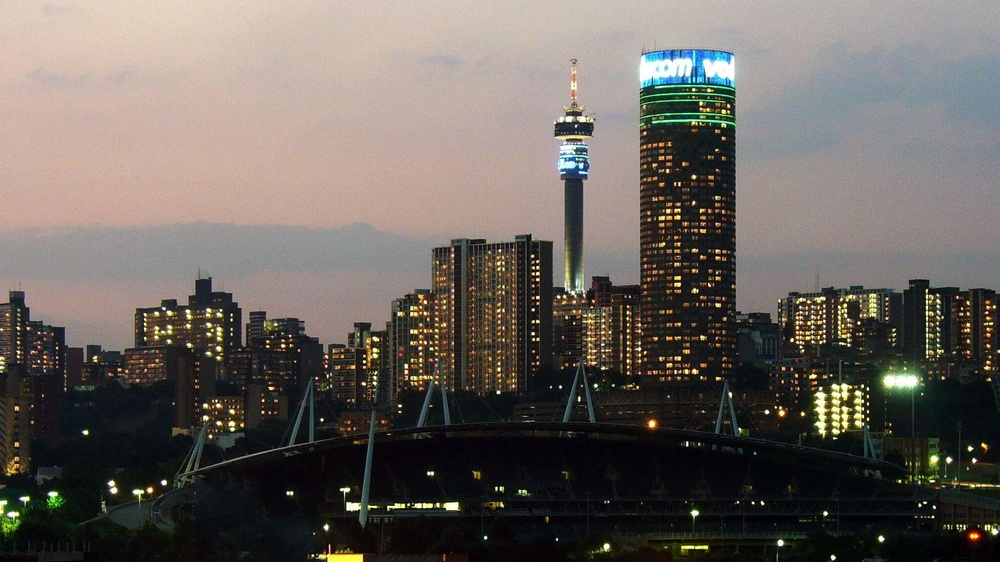
#> input picture Lab Task 5/1. Image Processing and Enhancement/4.jpg, 1000 x 562 px, shrunk from 1920 x 1080 before the run
$ jupyter execute 'Histograms Equalization.ipynb'
#> lines starting #> are read from the running program, lines starting #| are printed output that depends on the picture
[cell 1]
import cv2
import numpy as np
import matplotlib.pyplot as plt

[cell 2]
img = cv2.imread('4.jpg', 0)
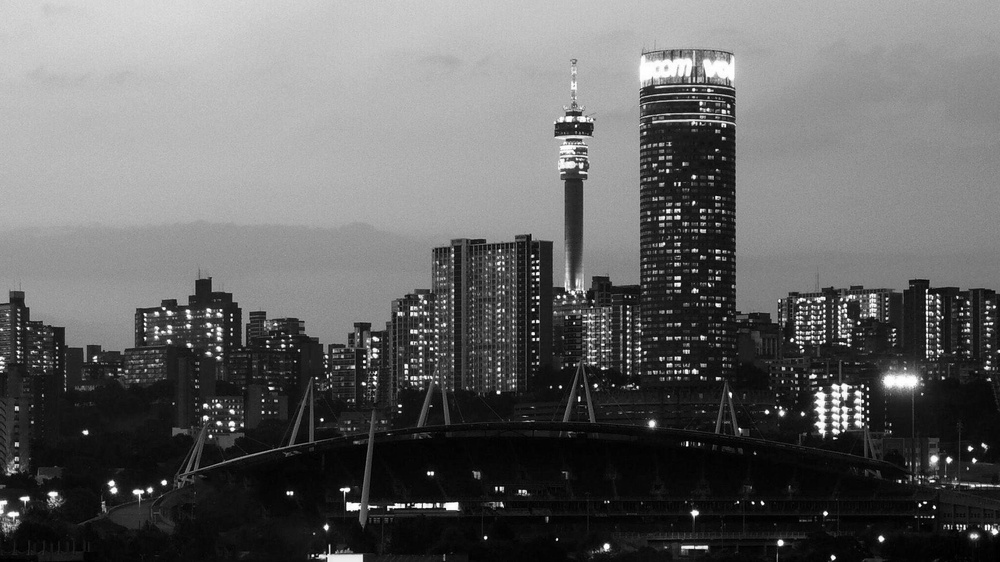
#> img: shape (562, 1000); min 0, max 255, mean 100.1
equ = cv2.equalizeHist(img)
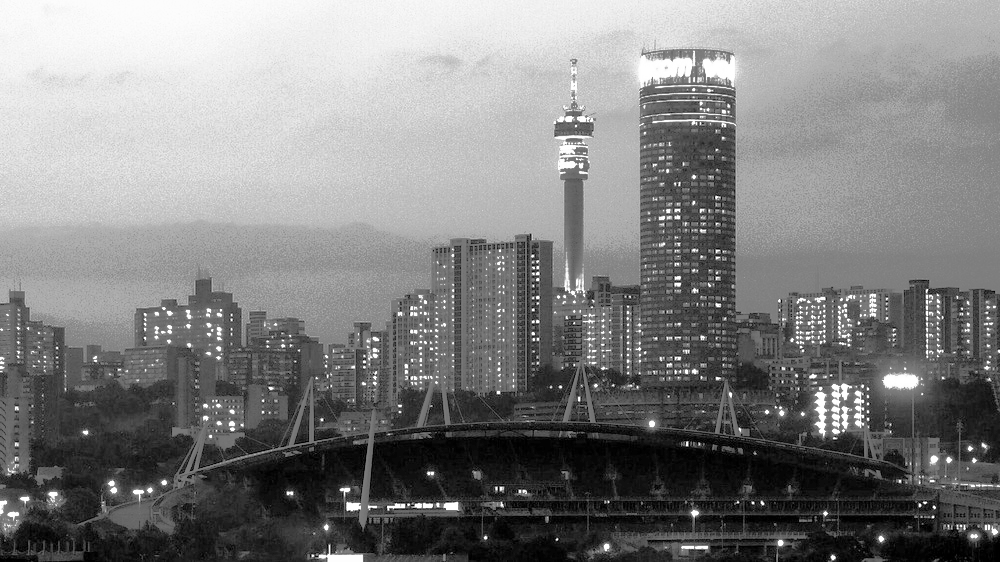
#> equ: shape (562, 1000); min 0, max 255, mean 128.4
res = np.hstack((img, equ))
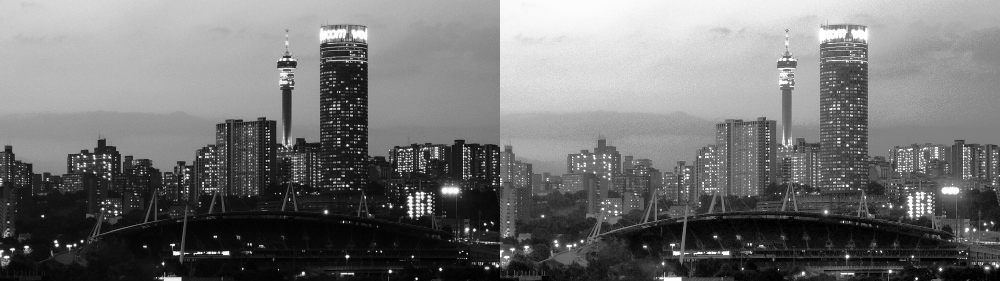
#> res: shape (562, 2000) (shown at 1/2 size); min 0, max 255, mean 114.2

$ run again, with Lab Task 5/1. Image Processing and Enhancement/5.jpg copied over Lab Task 5/1. Image Processing and Enhancement/4.jpg
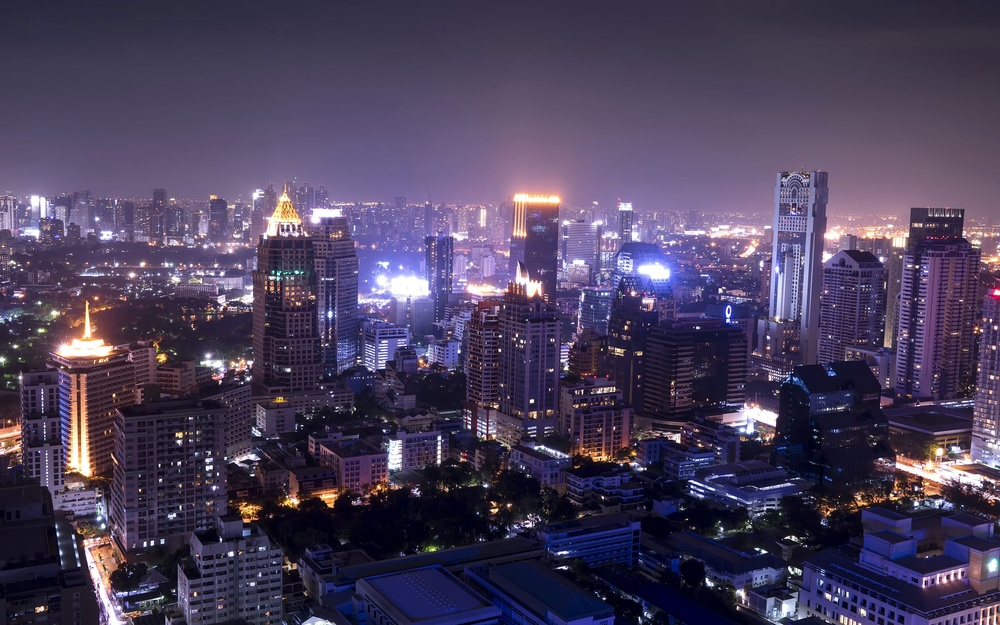
#> input picture Lab Task 5/1. Image Processing and Enhancement/5.jpg, 1000 x 625 px, shrunk from 3840 x 2400 before the run
#> `equ = cv2.equalizeHist(img)`:
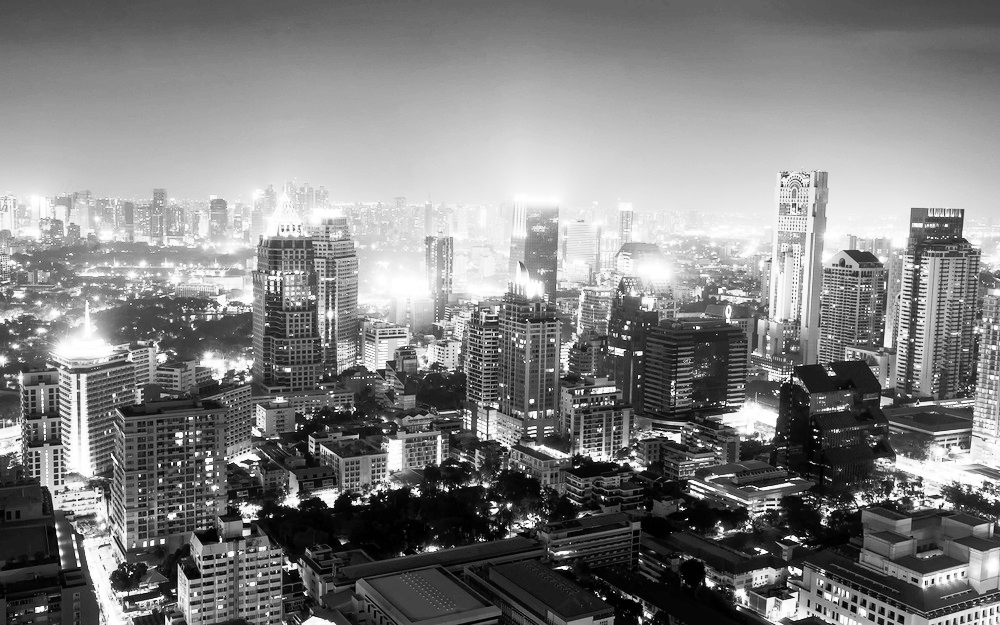
#> equ: shape (625, 1000); min 0, max 255, mean 128.4
#> `res = np.hstack((img, equ))`:
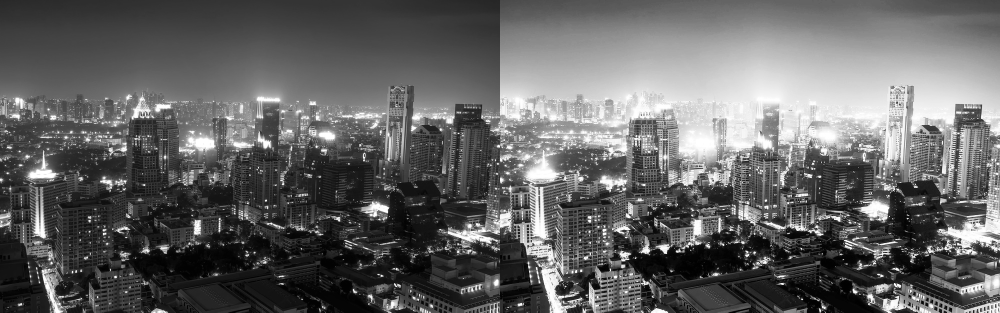
#> res: shape (625, 2000) (shown at 1/2 size); min 0, max 255, mean 99.6

$ run again, with Lab Task 5/1. Image Processing and Enhancement/6.jpg copied over Lab Task 5/1. Image Processing and Enhancement/4.jpg
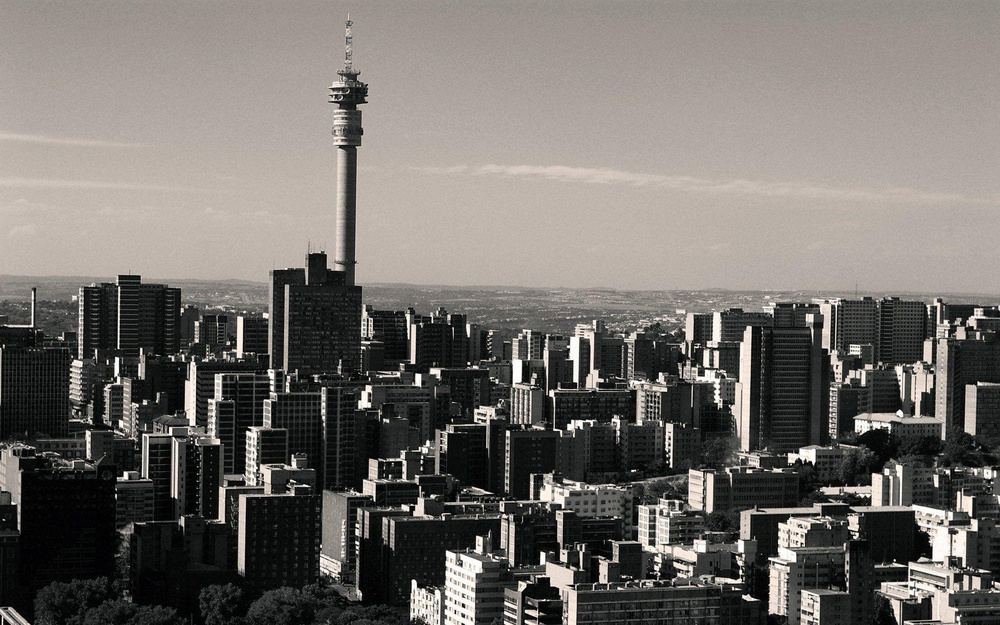
#> input picture Lab Task 5/1. Image Processing and Enhancement/6.jpg, 1000 x 625 px, shrunk from 1920 x 1200 before the run
#> `equ = cv2.equalizeHist(img)`:
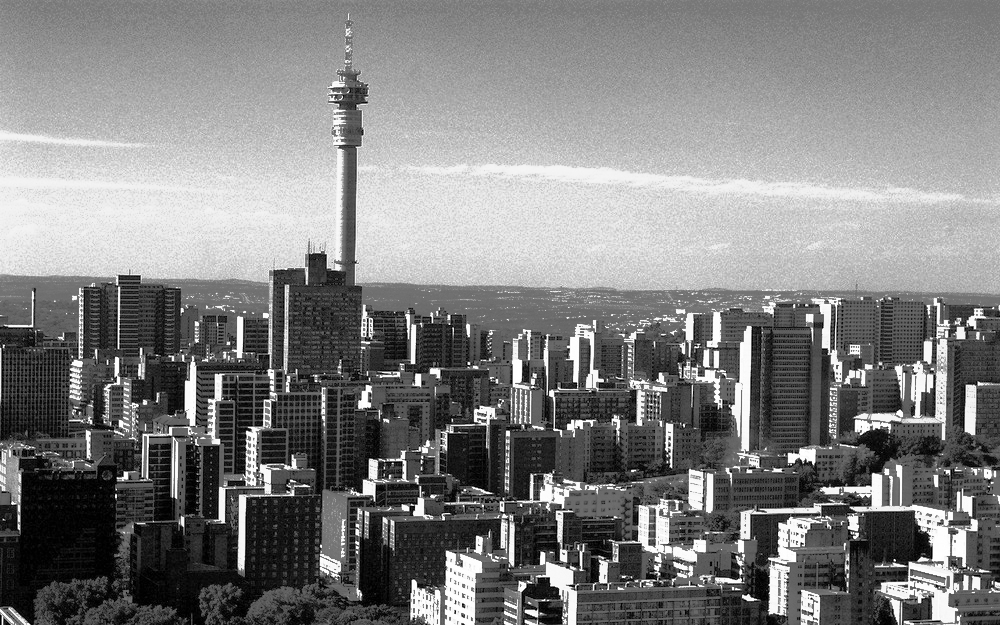
#> equ: shape (625, 1000); min 0, max 255, mean 127.9
#> `res = np.hstack((img, equ))`:
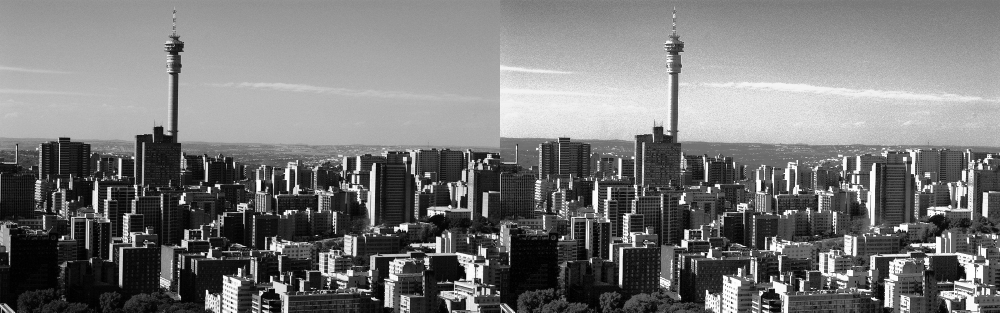
#> res: shape (625, 2000) (shown at 1/2 size); min 0, max 255, mean 119.8

$ run again, with Lab Task 5/1. Image Processing and Enhancement/7.jpg copied over Lab Task 5/1. Image Processing and Enhancement/4.jpg
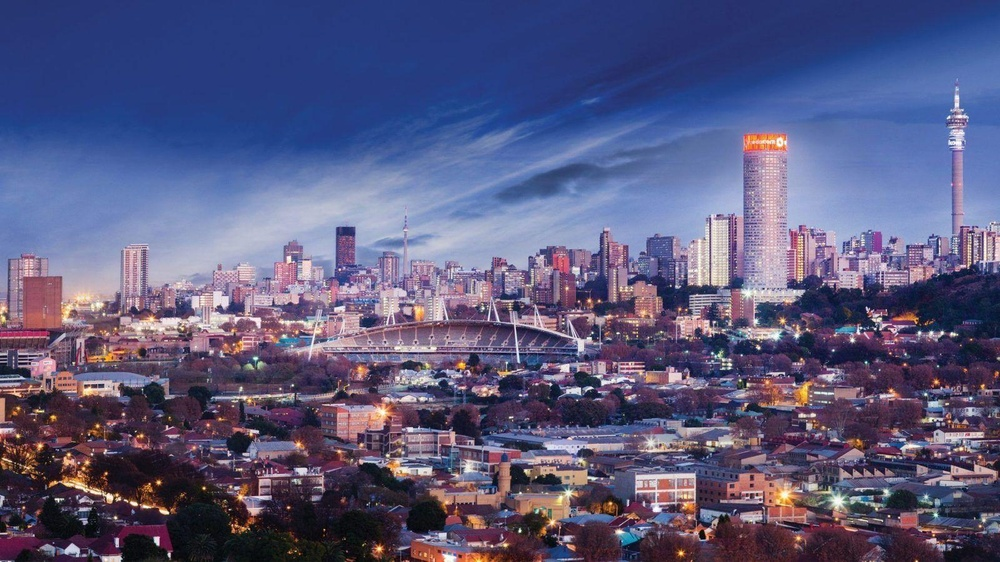
#> input picture Lab Task 5/1. Image Processing and Enhancement/7.jpg, 1000 x 562 px, shrunk from 1600 x 900 before the run
#> `equ = cv2.equalizeHist(img)`:
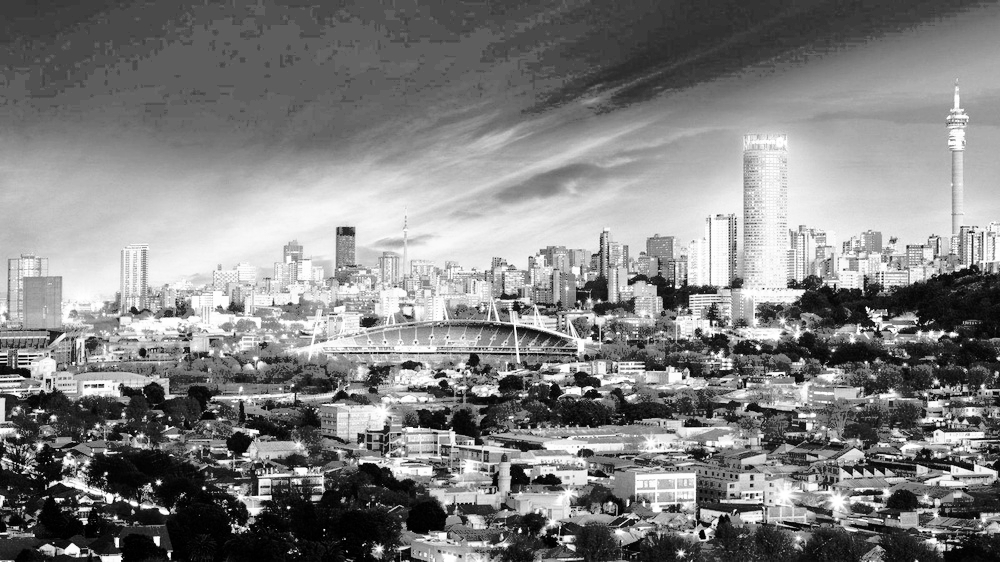
#> equ: shape (562, 1000); min 0, max 255, mean 128.7
#> `res = np.hstack((img, equ))`:
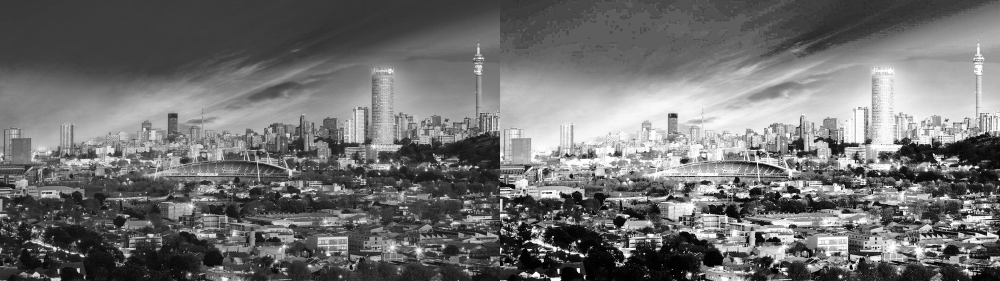
#> res: shape (562, 2000) (shown at 1/2 size); min 0, max 255, mean 111.2
